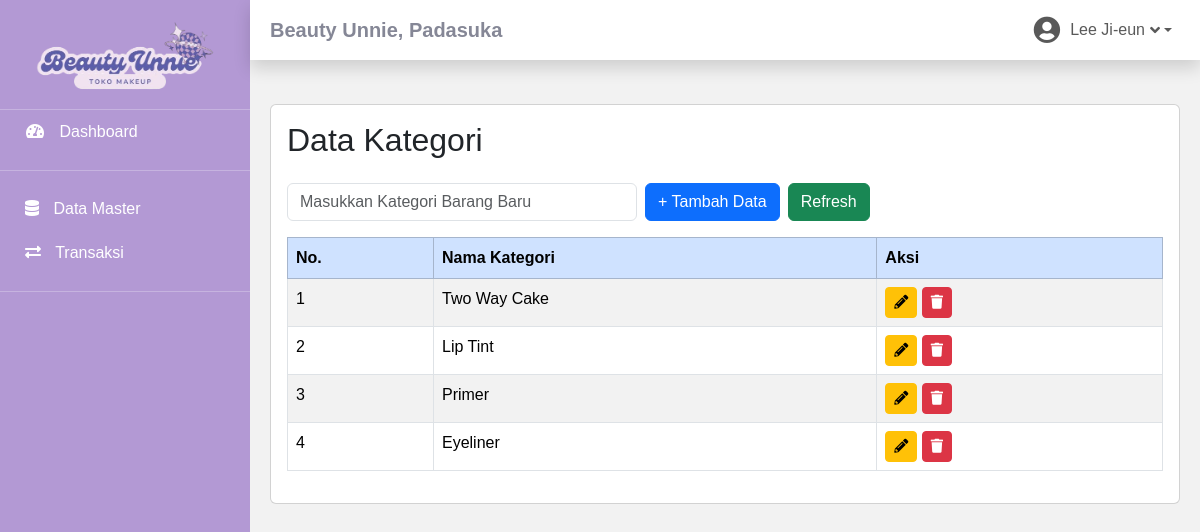
Screenshot of /master-kategori.php (signed in) with the database file from the repository.
### tables this page shows
CREATE TABLE `toko` (
  `id_toko` int(11) NOT NULL,
  `nama_toko` varchar(225) NOT NULL,
  `alamat_toko` text NOT NULL,
  `tlp` varchar(13) NOT NULL,
  `nama_pemilik` char(225) NOT NULL
);

CREATE TABLE `kategori` (
  `id_kategori` int(11) NOT NULL,
  `nama_kategori` varchar(255) NOT NULL,
  `tgl_input` varchar(255) NOT NULL
);

### master-kategori.php (the view, shortened to what this page needs)
<?php
include 'connection.php';
include 'sidebar.php';
$kategoriSql = "SELECT id_kategori, nama_kategori FROM kategori";
$kategoriResult = $conn->query($kategoriSql);
?>
<div class="container">
    <div class="card">
        <div class="card-body">
            <h2 class="mb-4">Data Kategori</h2>
            <form id="kategoriForm" action="" method="POST">
                <div class="mb-3 d-flex">
                    <input type="text" class="form-control form-control-md me-2" id="nama_kategori" name="nama_kategori" placeholder="Masukkan Kategori Barang Baru" style="width: 350px;" required>
                    <button type="submit" id="actionButton" name="action" value="insert" class="btn btn-primary btn-md me-2">+ Tambah Data</button>
                    <button type="button" class="btn btn-success btn-md" onclick="refreshPage()">Refresh</button>
                </div>
            </form>
            <div class="table-responsive">
                <table class="table table-striped table-bordered">
                    <thead class="table-primary">
                        <tr>
                            <th>No.</th>
                            <th>Nama Kategori</th>
                            <th>Aksi</th>
                        </tr>
                    </thead>
                    <tbody>
                        <?php
                        if ($kategoriResult->num_rows > 0) {
                            $no = 1;
                            while ($kategori = $kategoriResult->fetch_assoc()) {
                                echo "<tr>";
                                echo "<td>" . $no++ . "</td>";
                                echo "<td>" . $kategori['nama_kategori'] . "</td>";
                                echo "<td>
                                        <button type='button' class='btn btn-sm btn-warning' onclick='editKategori(" . $kategori['id_kategori'] . ", `" . $kategori['nama_kategori'] . "`)' title='Edit'>
                                            <i class='fas fa-pencil-alt'></i>
                                        </button>
                                        <button type='button' class='btn btn-sm btn-danger' title='Hapus' data-bs-toggle='modal' data-bs-target='#deleteModal' onclick='setDeleteId(" . $kategori['id_kategori'] . ")'>
                                           <i class='fas fa-trash'></i>
                                        </button>
                                    </td>";
                                echo "</tr>";
                            }
                        } else {
                            echo "<tr><td colspan='3'>Tidak ada data kategori</td></tr>";
                        }
                        ?>
                    </tbody>
                </table>
            </div>
        </div>
    </div>
</div>
<?php include "footer.php"; ?>

### sidebar.php (shortened to what this page needs)
<?php
include "connection.php";
?>
<!DOCTYPE html>
<html lang="en">
<head>
    <link href="bootstrap-5.3.3-dist/css/bootstrap.min.css" rel="stylesheet">
    <link href="assets/vendor/fontawesome-free/css/all.min.css" rel="stylesheet" type="text/css">
</head>
<body>
    <?php if ($_SESSION['id_role'] == 2) { ?>
        <div class="sidebar d-flex flex-column">
            <div class="text-center mb-3">
                <img src="img/logo.png" alt="Logo" style="width: 180px;">
            </div>
            <hr class="sidebar-divider my-0">
            <a href="dashboard-petugas.php" class="nav-link active">
                <i class="fas fa-fw fa-tachometer-alt"></i>
                <span>Dashboard</span>
            </a>
            <hr class="sidebar-divider">
            <div class="nav-item">
                <a class="nav-link collapsed" href="#" data-bs-toggle="collapse" data-bs-target="#masterDataMenu"
                    aria-expanded="false" aria-controls="masterDataMenu">
                    <i class="fas fa-database"></i>
                    <span>Data Master</span>
                </a>
            </div>
            <div class="nav-item">
                <a class="nav-link collapsed" href="#" data-bs-toggle="collapse" data-bs-target="#transaksiMenu"
                    aria-expanded="false" aria-controls="transaksiMenu">
                    <i class="fas fa-exchange-alt"></i>
                    <span>Transaksi</span>
                </a>
            </div>
            <hr class="sidebar-divider d-none d-md-block">
        </div>
    <?php } ?>
    <div class="main-content">
         <nav class="navbar navbar-expand navbar-light bg-white topbar mb-4 static-top shadow">
            <?php
            $tampil = mysqli_query($conn, "SELECT * FROM `toko` WHERE 1");
            while ($toko = mysqli_fetch_array($tampil)):
            ?>
            <h5 class="d-lg-block d-none mt-2"><b> <?= $toko['nama_toko']?>, <?= $toko['alamat_toko']?></b></h5>
            <?php endwhile; ?>
            <ul class="navbar-nav ml-auto">
                <li class="nav-item dropdown no-arrow">
                    <a class="nav-link dropdown-toggle" href="#" id="userDropdown" role="button" data-bs-toggle="dropdown"
                        aria-haspopup="true" aria-expanded="false">
                        <i class="fas fa-user-circle"></i>
                        <span class="mr-2 d-none d-lg-inline text-gray-600 small ml-2"><?= $_SESSION['nm_member']?></span>
                        <i class="fas fa-angle-down"></i>
                    </a>
                </li>
            </ul>
        </nav>
        <?php include 'footer.php'; ?>

### sidebar.php (style rules this page uses)
* { margin: 0; padding: 0; box-sizing: border-box; font-family: Arial, sans-serif; }
body { margin: 0; font-family: "Nunito", -apple-system, BlinkMacSystemFont, "Segoe UI", Roboto, "Helvetica Neue", Arial, sans-serif, "Apple Color Emoji", "Segoe UI Emoji", "Segoe UI Symbol", "Noto Color Emoji"; font-size: 1rem; font-weight: 400; line-height: 1.5; color: #858796; text-align: left; background-color: #f2f2f2; }
.navbar { width: calc(100% - 250px); left: 250px; display: flex; justify-content: space-between; align-items: center; padding: 0 20px; height: 60px; }
.navbar .nav-item.dropdown .nav-link { display: flex; align-items: center; }
.navbar .nav-item.dropdown .text-gray-600 { font-size: 1rem; margin-right: 5px; }
.navbar .nav-item.dropdown .fa-user-circle { font-size: 1.7rem; margin-right: 10px; }
.main-content { display: flex; flex-grow: 1; }
.sidebar { height: 100vh; width: 250px; position: fixed; background-color: #b399d4; color: #fff; padding-top: 20px; }
.sidebar a { color: #fff; text-decoration: none; padding: 10px 25px; display: block; border-radius: 4px; font-weight: 500; }
.sidebar .nav-link i { margin-right: 10px; }
.container { margin-left: 250px; width: calc(100% - 250px); padding: 20px; }

### rows the page displays
toko: nama_toko "Beauty Unnie", alamat_toko "Padasuka"
kategori: nama_kategori "Two Way Cake"
kategori: nama_kategori "Lip Tint"
kategori: nama_kategori "Primer"
kategori: nama_kategori "Eyeliner"

### other values shown
$_SESSION['nm_member'] "Lee Ji-eun"
